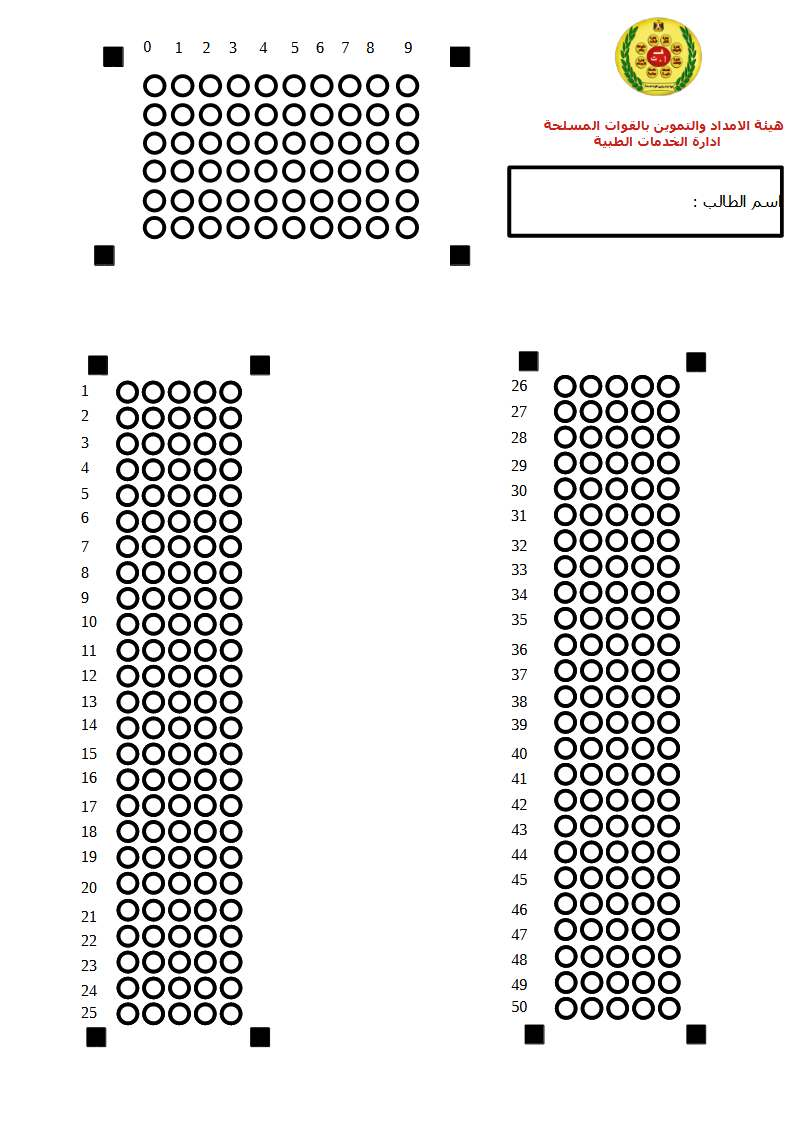
#> input picture bubblesheet-scanner/50.jpg, 795 x 1124 px; its folder holds only this picture in this run
$ python -i views.py   (imports and definitions only)
#> lines starting #> are read from the running program, lines starting #| are printed output that depends on the picture; after the words box and inside, x2 and y2 are one past the last pixel; in counts of white or black regions, pixels touching at a corner belong together
import cv2
import numpy as np
from imutils.perspective import four_point_transform
from PIL import Image
import os
from datetime import datetime
from django.shortcuts import render,redirect
from .models import Exam,Students,StudentsScores,Files
from django.conf import settings

#127.0.0.1
#3306
#root
#withALLAH

#############################################################
# C:\Users\nozom\Desktop\nnn
# home front not modified
# move analysis to models

############################################################

sqrAvrArea = 0
bubbleWidthAvr = 0
bubbleHeightAvr = 0
upperquestionCount = 6
upperbubbleCount = 10
upperovalCount = upperquestionCount * upperbubbleCount
BubbleSigned = 0
score = 0
secretenumber = ''
dimentions = [400,300,280,310,250,290,200,600]
upperdimentions=[600,400]
failed_images = []

def getCannyFrame( frame):
    gray = cv2.cvtColor(frame, cv2.COLOR_RGBA2GRAY)
    frame = cv2.Canny(gray, 127, 255)
    return frame


def getAdaptiveThresh( frame):
    frame = cv2.cvtColor(frame, cv2.COLOR_RGB2GRAY)
    adaptiveFrame = cv2.adaptiveThreshold(frame, 255, cv2.ADAPTIVE_THRESH_GAUSSIAN_C, cv2.THRESH_BINARY_INV, 51, 1)
    # adaptiveFrame = cv2.adaptiveThreshold(frame, 255, cv2.ADAPTIVE_THRESH_MEAN_C, cv2.THRESH_BINARY_INV, 51, 1)
    return adaptiveFrame

def getFourPoints( canny):
    squareContours = []
    contours, hie = cv2.findContours(canny, cv2.RETR_EXTERNAL, cv2.CHAIN_APPROX_SIMPLE)
    if len(contours) > 0:
        fourPoints = []
        i = 0
        for cnt in contours:

            (x, y), (MA, ma), angle = cv2.minAreaRect(cnt)

            epsilon = 0.04 * cv2.arcLength(cnt, False)
            approx = cv2.approxPolyDP(cnt, epsilon, True)

            x, y, w, h = cv2.boundingRect(cnt)
            aspect_ratio = float(w) / h
            if len(approx) == 4 and aspect_ratio >= 0.7 and aspect_ratio <= 1.2:
                M = cv2.moments(cnt)
                cx = int(M['m10'] / M['m00'])
                cy = int(M['m01'] / M['m00'])
                fourPoints.append((cx, cy))
                squareContours.append(cnt)
                i += 1
        squareContours = sorted(squareContours, key=cv2.contourArea, reverse=True)
        return fourPoints, squareContours

# We are using warping process for creative purposes
def getWarpedFrame( cannyFrame, frame):
    global sqrAvrArea
    fourPoints = np.array(getFourPoints(cannyFrame)[0], dtype="float32")
    fourContours = getFourPoints(cannyFrame)[1]

    if len(fourPoints) >= 4:
        newFourPoints = []
        newFourPoints.append(fourPoints[0])
        newFourPoints.append(fourPoints[1])
        newFourPoints.append(fourPoints[len(fourPoints) - 2])
        newFourPoints.append(fourPoints[len(fourPoints) - 1])

        newSquareContours = []
        newSquareContours.append(fourContours[0])
        newSquareContours.append(fourContours[1])
        newSquareContours.append(fourContours[len(fourContours) - 2])
        newSquareContours.append(fourContours[len(fourContours) - 1])

        for cnt in newSquareContours:
            area = cv2.contourArea(cnt)
            sqrAvrArea += area

        sqrAvrArea = int(sqrAvrArea / 4)

        newFourPoints = np.array(newFourPoints, dtype="float32")

        return four_point_transform(frame, newFourPoints)
    else:
        return None


def getOvalContours( adaptiveFrame):
    global bubbleWidthAvr
    global bubbleHeightAvr
    contours, hierarchy = cv2.findContours(adaptiveFrame, cv2.RETR_EXTERNAL, cv2.CHAIN_APPROX_SIMPLE)
    ovalContours = []

    for contour in contours:
        approx = cv2.approxPolyDP(contour, 0, True)
        ret = 0
        x, y, w, h = cv2.boundingRect(contour)

        # eliminating not ovals by approx lenght
        if (len(approx) > 10 and w / h <= 1.2 and w / h >= 0.8):

            mask = np.zeros(adaptiveFrame.shape, dtype="uint8")
            cv2.drawContours(mask, [contour], -1, 255, -1)

            ret = cv2.matchShapes(mask, contour, 1, 0.0)

            if (ret < 1):
                ovalContours.append(contour)
                bubbleWidthAvr += w
                bubbleHeightAvr += h
    bubbleWidthAvr = bubbleWidthAvr / len(ovalContours)
    bubbleHeightAvr = bubbleHeightAvr / len(ovalContours)
    ovalContours = ovalContours
    return ovalContours

# [56 lines left out: functions x_cord_contour, y_cord_contour, split_image_to_upper_lower, split_lowerimage_to_left_right, thresholding_image, not called in this run]

def get_ovalcontours_from_image_with_normal_dimntions(image_path):
#> called with image_path = '../50.jpg'
    imagee = cv2.imread(image_path)
#> imagee is the input picture: shape (1124, 795, 3); mean B, G, R 229.2, 229.9, 230.1
    h, w, _ = imagee.shape
#> h = 1124; w = 795
    frame = cv2.resize(imagee, (w, h), interpolation=cv2.INTER_LANCZOS4)
    cannyFrame = getCannyFrame(frame)
#> in getCannyFrame, `frame = cv2.Canny(gray, 127, 255)`:
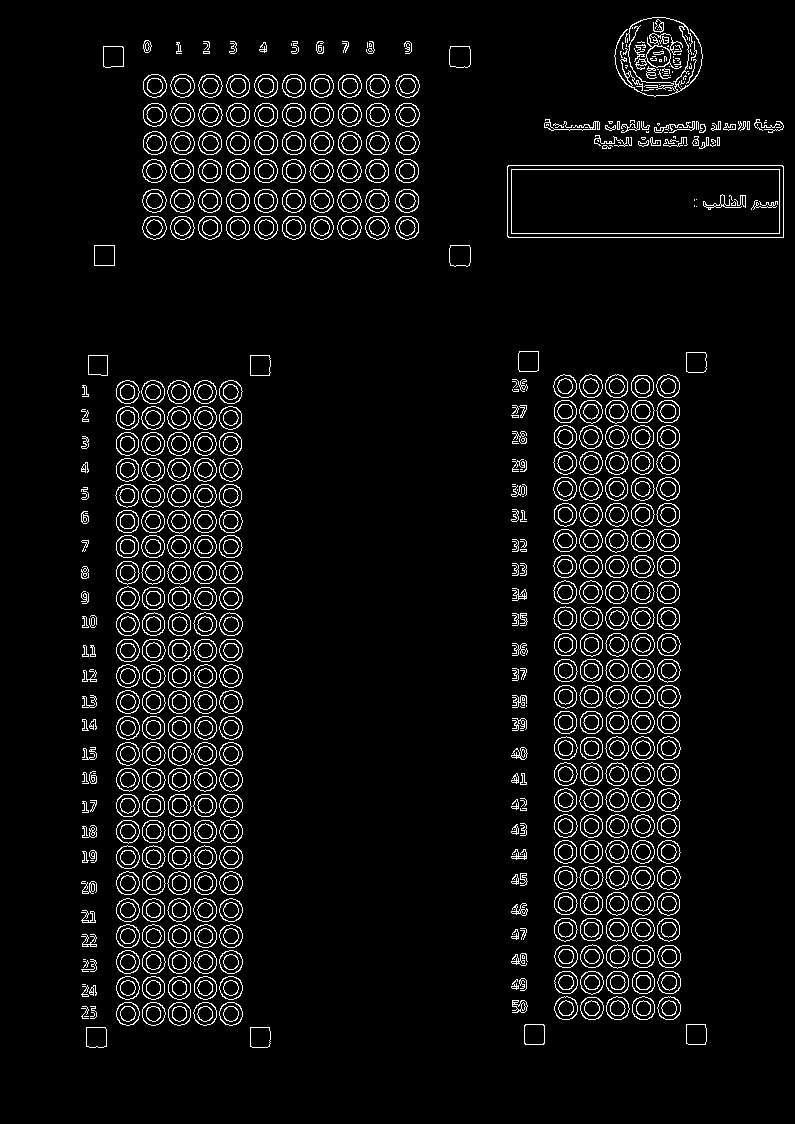
#> frame: shape (1124, 795); 5.8% white in thin lines or dots, all inside (x1, y1, x2, y2) = (81, 17, 784, 1048)
    warpedFrame = getWarpedFrame(cannyFrame, frame)
#> in getFourPoints, `contours, hie = cv2.findContours(canny, cv2.RETR_EXTERNAL, cv2.CHAIN_A..`: contours = 536 contours, 160 with area under 20; largest, box (x1, y1, x2, y2) and area: (507, 165, 784, 238) 19870, (635, 33, 683, 70) 518, (337, 216, 362, 240) 435, (170, 103, 195, 127) 435, (170, 216, 195, 240) 434; hie = 536 rows, first 6: [1, -1, -1, -1], [2, 0, -1, -1], [3, 1, -1, -1], [4, 2, -1, -1], [5, 3, -1, -1], [6, 4, -1, -1]
#> the loop in getFourPoints, `for cnt in contours: ` made 536 passes
#> (MA, ma, angle, epsilon, approx, w) on passes 1 to 4: (20, 20, -90, 2.41, [[250, 1027], [250, 1046], [269, 1046], [269, 1027]], 21), (20, 20, -90, 2.4, [[86, 1027], [86, 1046], [106, 1046], [105, 1027]], 21), (20, 20, -90, 2.37, [[686, 1024], [686, 1043], [705, 1044], [705, 1024]], 21), (20, 20, -90, 2.39, [[525, 1024], [524, 1043], [543, 1044], [544, 1025]], 21)
#> (MA, ma, angle, epsilon, w, h) on pass 358: (20, 20, -90, 2.46, 21, 21)
#> the loop in getFourPoints (call 2), `for cnt in contours: ` made 536 passes
#> cnt on passes 5, 22, 37: [[84, 1016], [88, 1016]], [[82, 984], [85, 984]], [[83, 959], [85, 959]]
#> the loop in getWarpedFrame, `for cnt in newSquareContours:` made 4 passes
#> in getWarpedFrame, `return four_point_transform(frame, newFourPoints)`:
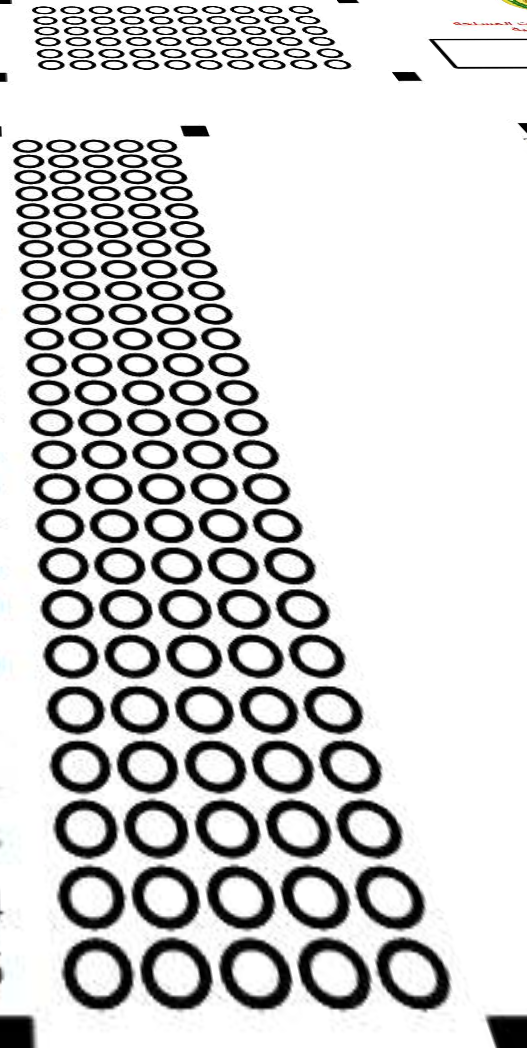
#> returned value: shape (1048, 527, 3); mean of channels 0, 1, 2 209, 209, 209; drawn as B, G, R
    adaptiveFrame = getAdaptiveThresh(warpedFrame)
#> in getAdaptiveThresh, `adaptiveFrame = cv2.adaptiveThreshold(frame, 255, cv2.ADAPTIVE_THRESH_..`:
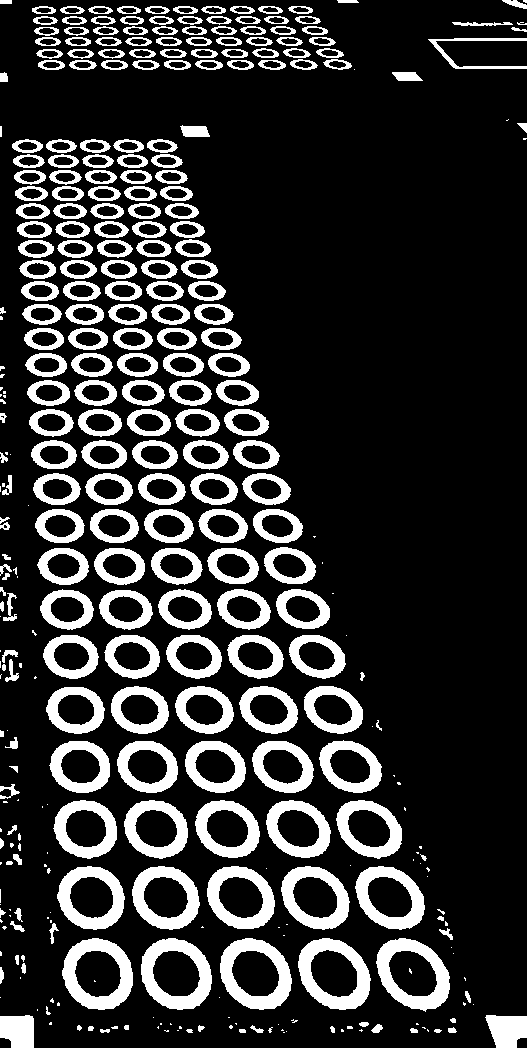
#> adaptiveFrame: shape (1048, 527); 19.6% white; 360 white regions (110 under 20 px), largest, box (x1, y1, x2, y2) and area: (376, 938, 450, 1012) 2356, (220, 938, 292, 1010) 2349, (62, 938, 133, 1010) 2345
    ovalContours = getOvalContours(adaptiveFrame)
#> the loop in getOvalContours, `for contour in contours:` made 358 passes
#> contour on passes 1 to 3: [[283, 1032], [284, 1032]], [[286, 1031]], [[177, 1030], [178, 1030]]
#> after the loop in getOvalContours, `for contour in contours:`:
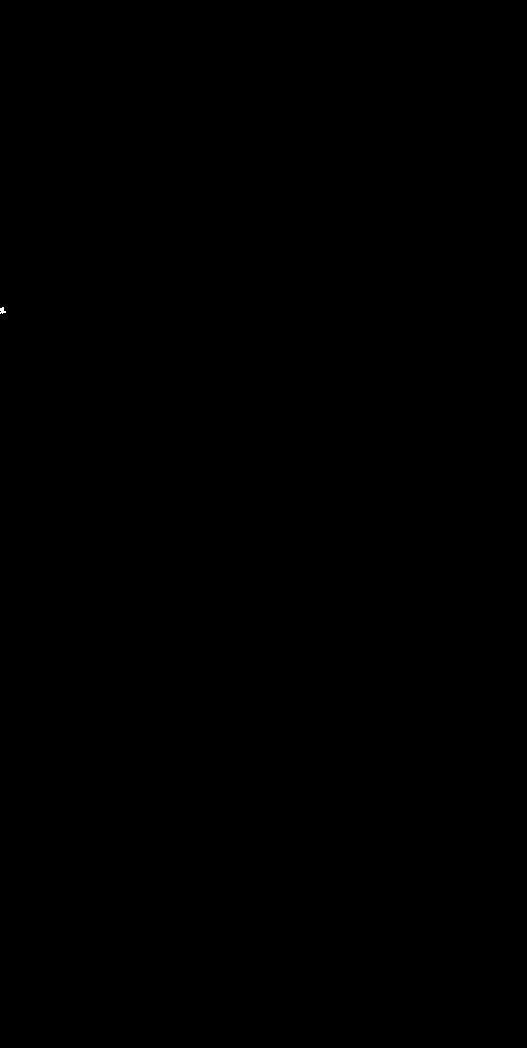
#> mask: shape (1048, 527); 0% white; 1 white region, box (x1, y1, x2, y2) and area: (0, 307, 6, 314) 27
    return ovalContours,adaptiveFrame

# [256 lines left out: functions get_ovalcontours_from_image_with_list_of_dimentions, score_image_part, read_military_number, printscore, getCurrentExamDegrees, ExamsFilter and 1 more, not called in this run]

>>> result = get_ovalcontours_from_image_with_normal_dimntions('../50.jpg')
